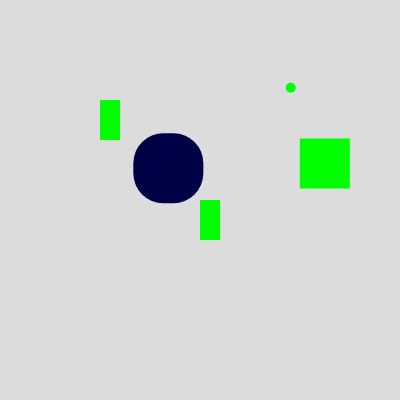
Frame 1 (no input)
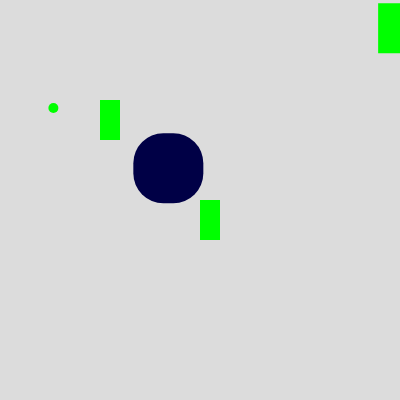
Frame 60 (no input)
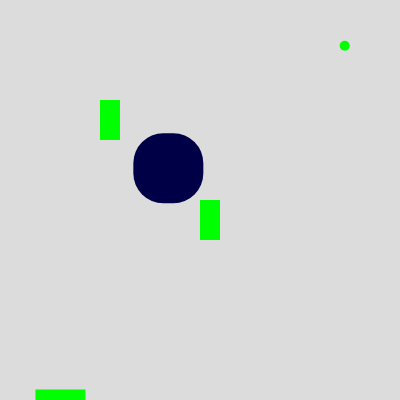
Frame 120 (the mouse pressed at the canvas centre since frame 60)

The p5.js sketch that drew these frames (run headless with seeded random() and noise() and a simulated clock; from frame 60 on, the mouse is pressed at the canvas centre):

// p5.js sketch
// ── sketch.js
function setup() {
  createCanvas(400, 400);
}

function draw() {
  background(220);
  pintarSquareVerde(random(width), random(height));
  
  rect(width/4, height/4, 20, 40);
  rect(width/2, height/2, 20, 40);
  rect(random(width), random(height), 50);
  
fill(0, 0, 70);
  noStroke();
  //el tercer parámetro modifica lo redondeado de las esquinas, es decir el 30
  square(width/3, height/3, 70, 30);
}
function pintarVerde(){
  noStroke();
  fill(0, 255, 0);
}
function pintarSquareVerde(x, y){
  pintarVerde();
  square(x, y, 10, 20);
}
